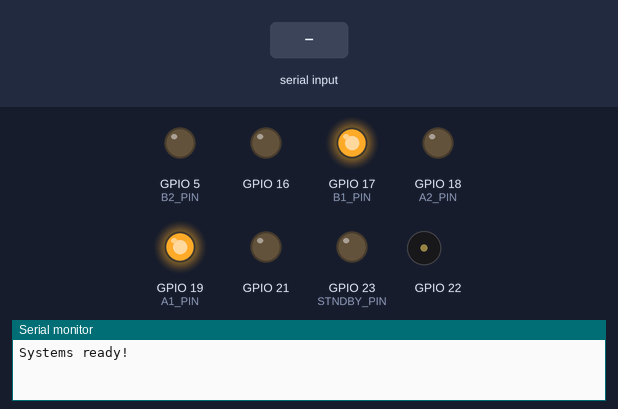
The program below on a simulated ESP32. Shown: output pins drawn as LEDs (lit = HIGH), buzzer (waves = sounding), the last lines printed to the serial monitor. The test bench sets the inputs (shaded band). EEPROM starts erased; nothing arrives over Bluetooth unless stated.

Above: at 1.9 s.
2.0 s: "F\n" received over the second serial link
At 2.8 s:
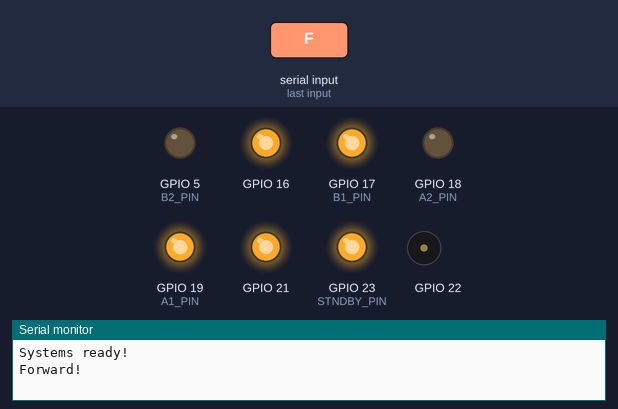
3.5 s: "B\n" received over the second serial link
At 3.9 s:
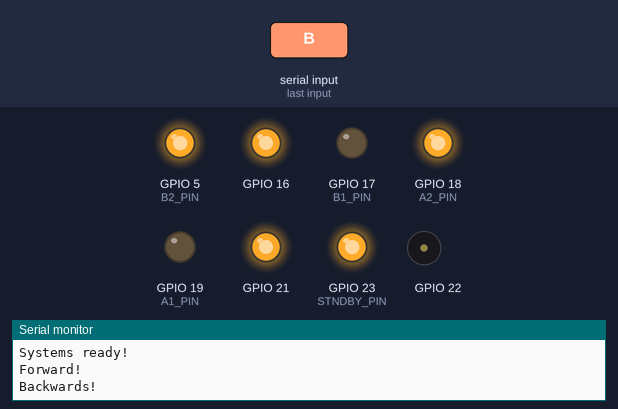
5.0 s: "L\n" received over the second serial link
At 6.2 s:
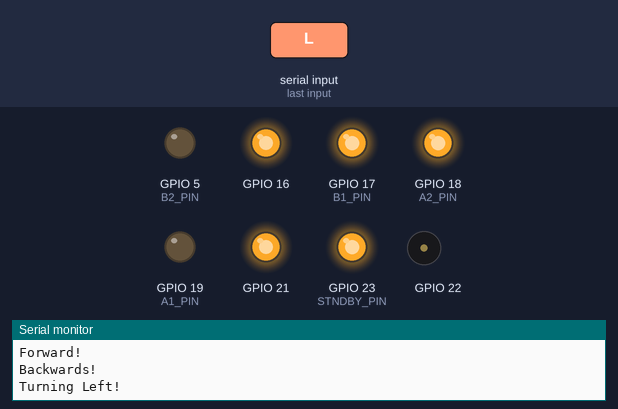
6.5 s: "R\n" received over the second serial link
At 7.4 s:
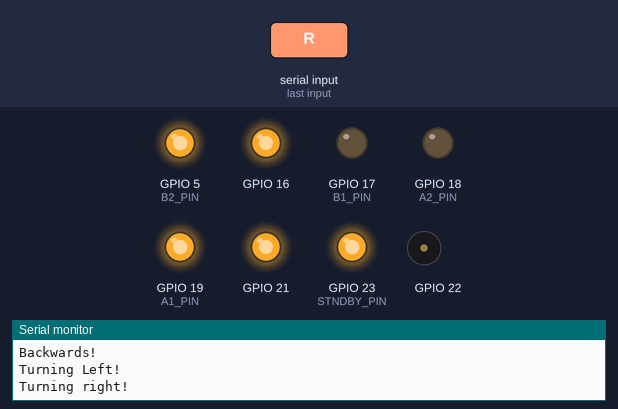
8.0 s: "X\n" received over the second serial link
At 8.45 s:
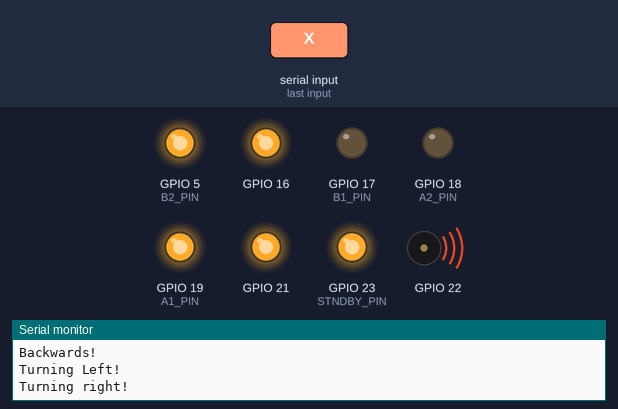
Timing chart, 0 to 11.0 s (numbered marks = the images above; inputs shaded):
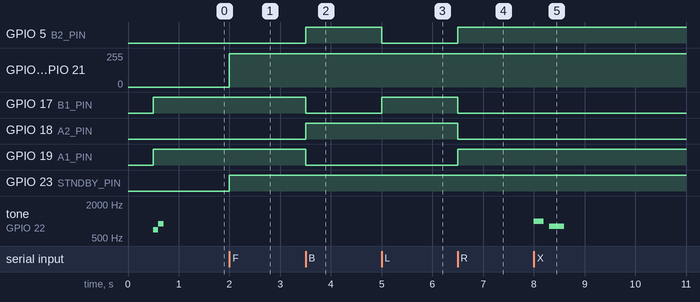

The program:

main.cpp
```cpp
#include <Arduino.h>
#include <objects.h>
#include <BluetoothSerial.h>
#include <Preferences.h>

//Globals
MotorShield motors;
PassiveBuzzer speaker;
BluetoothSerial server;
Preferences data;

#define NOMBRE_BLUETOOTH "R2D2 De Potro"
int LEFT_SPEED = 250;
int RIGHT_SPEED = 250;


//==========================================
//Functions
void handleCommand(String command);
void spin();
void handleConfig(String command);

//==========================================
//MAIN PROGRAM

void setup(){
  Serial.begin(115200);
  data.begin("R2D2");
  server.begin(NOMBRE_BLUETOOTH);
  delay(500);

  motors.init(STNDBY_PIN, PWM_A, A1_PIN, A2_PIN, PWM_B, B1_PIN, B2_PIN);
  speaker.init(SPK);

  LEFT_SPEED = data.getInt("L", 250);
  RIGHT_SPEED = data.getInt("R", 250);

  Serial.println("Systems ready!\n");
  speaker.startupBeep();
}


void loop(){
  while(server.available()){
    handleCommand(server.readStringUntil('\n'));
  }
}

//==========================================
//Implementations

void handleCommand(String command){
  if(command.length() > 1){
    handleConfig(command);
    return;
  }

  char letter = command[0];
  //STOP
  if(letter == 'S'){
      motors.stopMotors();
      Serial.println("STOP!\n");
      return;
  }

  switch (letter)
  {
  case 'F':
      motors.controlMotors(LEFT_SPEED, RIGHT_SPEED);
      Serial.println("Forward!\n");
      break;
    case 'B':
      motors.controlMotors(-LEFT_SPEED, -RIGHT_SPEED);
      Serial.println("Backwards!\n");
      break;
    case 'L':
      motors.controlMotors(-LEFT_SPEED, RIGHT_SPEED);
      Serial.println("Turning Left!\n");
      break;
    case 'R':
      motors.controlMotors(LEFT_SPEED, -RIGHT_SPEED);
      Serial.println("Turning right!\n");
      break;
    case 'X':
      speaker.alarmBeep();
      break;
    case 'Z':
      spin();
      break;
    case 'Y':
      speaker.successBeep();
      break;
  //------------------------
  default:
      break;
  }
}


void spin(){
  motors.controlMotors(LEFT_SPEED, -RIGHT_SPEED);
  delay(1250);
  motors.stopMotors();
}

void handleConfig(String command){
  char letter = command[0];
  int split = command.indexOf(" ");

  if(letter == 'M'){
    LEFT_SPEED = command.substring(1, split).toInt();
    RIGHT_SPEED = command.substring(split+1).toInt();

    data.putInt("L", LEFT_SPEED);
    data.putInt("R", RIGHT_SPEED);

    Serial.println("Received motor speeds: " + String(LEFT_SPEED) + " " + String(RIGHT_SPEED));
  }
}
```

misc.h
```cpp
#ifndef MISC_H
#define MISC_H

#include <Arduino.h>

//=====================================
//PINS
#define SPK 22 //Buzzer
#define STNDBY_PIN 23 //Enable motors

//Left motor
#define PWM_A 21
#define A1_PIN 19
#define A2_PIN 18

//Right motor
#define PWM_B 16
#define B1_PIN 17
#define B2_PIN 5

//=====================================
//MACROS / PARAMETERS / AUX FUNCTIONS
#define rep(i, n) for(int i=0; i<n; i++)
#define MAX_ARDUINO_TIME 3294967295

unsigned long get_time(){
    return (millis()%MAX_ARDUINO_TIME);
}


//=====================================


#endif
```

objects.h
```cpp
#ifndef MOTORS_H
#define MOTORS_H

#include <misc.h>


struct MotorShield{
    int enable_pin;
    int left_pwm_pin, left_a_pin, left_b_pin;
    int right_pwm_pin, right_a_pin, right_b_pin;
    int MAX_SPEED = 255;

    MotorShield(){}

    void init(int en, int pwm_A, int a_1, int a_2, int pwm_B, int b_1, int b_2, int max_speed=255){
        enable_pin = en;
        left_pwm_pin = pwm_A;
        left_a_pin = a_1;
        left_b_pin = a_2;

        right_pwm_pin = pwm_B;
        right_a_pin = b_1;
        right_b_pin = b_2;

        MAX_SPEED = max_speed;

        pinMode(enable_pin, OUTPUT);
        pinMode(left_pwm_pin, OUTPUT); pinMode(left_a_pin, OUTPUT); pinMode(left_b_pin, OUTPUT);
        pinMode(right_pwm_pin, OUTPUT); pinMode(right_a_pin, OUTPUT); pinMode(right_b_pin, OUTPUT);
        stopMotors();
    }

    void stopMotors(){
        controlMotors(0, 0);
        digitalWrite(enable_pin, LOW);
    }

    void setMotorSpeed(int motor, int speed){
        bool reverse = speed<0;
        speed = constrain(abs(speed), 0, MAX_SPEED);

        if(motor == 0){
            //Left
            analogWrite(left_pwm_pin, speed);
            digitalWrite(left_a_pin, !reverse);
            digitalWrite(left_b_pin, reverse);
        }
        else{
            //Right
            analogWrite(right_pwm_pin, speed);
            digitalWrite(right_a_pin, !reverse);
            digitalWrite(right_b_pin, reverse);
        }
    }

    void controlMotors(int left_speed, int right_speed){
        digitalWrite(enable_pin, HIGH);
        setMotorSpeed(0, left_speed);
        setMotorSpeed(1, right_speed);
    }

};


struct PassiveBuzzer{
    int pin = 0;

    PassiveBuzzer(){}

    void init(int pin){
        this->pin = pin;
        pinMode(pin, OUTPUT);
    }

    void beep(unsigned int frec, unsigned int dur){
        tone(pin, frec);
        delay(dur);
        noTone(pin);
    }


    void startupBeep(){
        beep(700, 100);
        beep(900, 100);
    }

    void actionBeep(){
        beep(700, 100);
    }

    void alarmBeep(){
        beep(1000, 200);
        delay(100);
        beep(800, 300);
    }

    void successBeep(){
        beep(700, 100);
        delay(50);
        beep(1000, 100);
        delay(50);
        beep(1300, 100);
    }

    void gamblingBeep(){
        beep(700, 100);
        delay(50);
        beep(1000, 100);
        delay(200);
    }

    void sadBeep(){
        beep(1300, 100);
        delay(50);
        beep(1000, 100);
        delay(50);
        beep(700, 100);
        delay(50);
        beep(500, 200);
    }

    void celebrationBeep(){
        beep(1000, 200);
        delay(300);
        beep(800, 300);
        delay(300);
        beep(600, 300);
    }

    void angryBeep(){
        beep(600, 100);
        delay(50);
        beep(800, 100);
        delay(200);
    }

};


#endif
```

Measured:
- after the input at 2.0 s, GPIO 16, GPIO 21: 0/255 → 250/255 at once; GPIO 23 (STNDBY_PIN): LOW → HIGH at once
- after the input at 3.5 s, GPIO 5 (B2_PIN), GPIO 18 (A2_PIN): LOW → HIGH at once; GPIO 17 (B1_PIN), GPIO 19 (A1_PIN): HIGH → LOW at once
- after the input at 5.0 s, GPIO 5 (B2_PIN): HIGH → LOW at once; GPIO 17 (B1_PIN): LOW → HIGH at once
- after the input at 6.5 s, GPIO 5 (B2_PIN), GPIO 19 (A1_PIN): LOW → HIGH at once; GPIO 17 (B1_PIN), GPIO 18 (A2_PIN): HIGH → LOW at once
- after the input at 8.0 s, tone on GPIO 22: silent → 1000 Hz at once, → silent 0.20 s later, → 800 Hz 0.10 s later, → silent 0.30 s later
